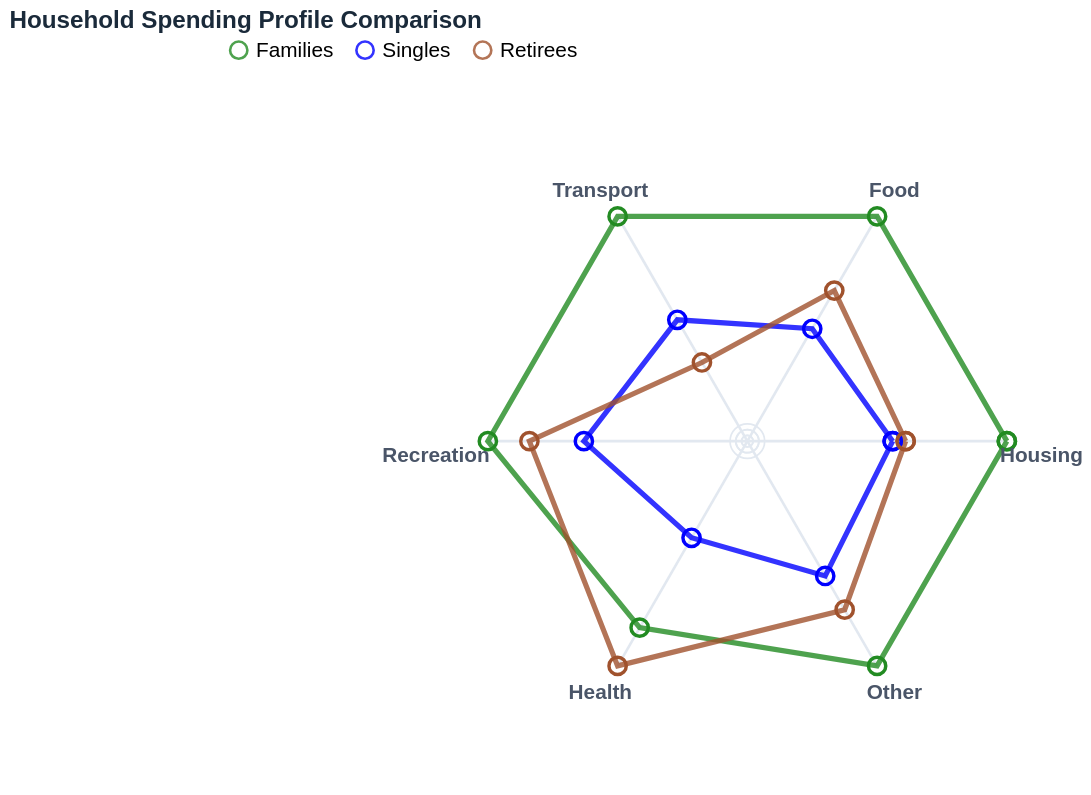

The specification (Vega-Lite) saved for this image:
### Vega-Lite specification from a JSON file in a GitHub repository (floating-point values rounded to 4 significant figures)
{"$schema": "https://vega.github.io/schema/vega-lite/v5.json", "title": {"text": "Household Spending Profile Comparison", "fontSize": 14, "fontWeight": 600, "color": "#1a2a3a"}, "width": "container", "height": 400, "config": {"view": {"stroke": "transparent"}}, "data": {"values": [{"household": "Families", "dimension": "Housing", "value": 850, "max": 850, "normalized": 1.0, "angle": 0, "order": 0}, {"household": "Families", "dimension": "Food", "value": 420, "max": 420, "normalized": 1.0, "angle": 60, "order": 1}, {"household": "Families", "dimension": "Transport", "value": 520, "max": 520, "normalized": 1.0, "angle": 120, "order": 2}, {"household": "Families", "dimension": "Recreation", "value": 380, "max": 380, "normalized": 1.0, "angle": 180, "order": 3}, {"household": "Families", "dimension": "Health", "value": 290, "max": 350, "normalized": 0.83, "angle": 240, "order": 4}, {"household": "Families", "dimension": "Other", "value": 200, "max": 200, "normalized": 1.0, "angle": 300, "order": 5}, {"household": "Families", "dimension": "Housing", "value": 850, "max": 850, "normalized": 1.0, "angle": 0, "order": 6}, {"household": "Singles", "dimension": "Housing", "value": 480, "max": 850, "normalized": 0.56, "angle": 0, "order": 0}, {"household": "Singles", "dimension": "Food", "value": 210, "max": 420, "normalized": 0.5, "angle": 60, "order": 1}, {"household": "Singles", "dimension": "Transport", "value": 280, "max": 520, "normalized": 0.54, "angle": 120, "order": 2}, {"household": "Singles", "dimension": "Recreation", "value": 240, "max": 380, "normalized": 0.63, "angle": 180, "order": 3}, {"household": "Singles", "dimension": "Health", "value": 150, "max": 350, "normalized": 0.43, "angle": 240, "order": 4}, {"household": "Singles", "dimension": "Other", "value": 120, "max": 200, "normalized": 0.6, "angle": 300, "order": 5}, {"household": "Singles", "dimension": "Housing", "value": 480, "max": 850, "normalized": 0.56, "angle": 0, "order": 6}, {"household": "Retirees", "dimension": "Housing", "value": 520, "max": 850, "normalized": 0.61, "angle": 0, "order": 0}, {"household": "Retirees", "dimension": "Food", "value": 280, "max": 420, "normalized": 0.67, "angle": 60, "order": 1}, {"household": "Retirees", "dimension": "Transport", "value": 180, "max": 520, "normalized": 0.35, "angle": 120, "order": 2}, {"household": "Retirees", "dimension": "Recreation", "value": 320, "max": 380, "normalized": 0.84, "angle": 180, "order": 3}, {"household": "Retirees", "dimension": "Health", "value": 350, "max": 350, "normalized": 1.0, "angle": 240, "order": 4}, {"household": "Retirees", "dimension": "Other", "value": 150, "max": 200, "normalized": 0.75, "angle": 300, "order": 5}, {"household": "Retirees", "dimension": "Housing", "value": 520, "max": 850, "normalized": 0.61, "angle": 0, "order": 6}]}, "transform": [{"calculate": "300 + datum.normalized * 150 * cos(datum.angle * PI / 180)", "as": "x"}, {"calculate": "200 - datum.normalized * 150 * sin(datum.angle * PI / 180)", "as": "y"}], "layer": [{"data": {"values": [{"a": 0, "x1": 300, "y1": 200, "x2": 450, "y2": 200}, {"a": 60, "x1": 300, "y1": 200, "x2": 375, "y2": 70}, {"a": 120, "x1": 300, "y1": 200, "x2": 225, "y2": 70}, {"a": 180, "x1": 300, "y1": 200, "x2": 150, "y2": 200}, {"a": 240, "x1": 300, "y1": 200, "x2": 225, "y2": 330}, {"a": 300, "x1": 300, "y1": 200, "x2": 375, "y2": 330}]}, "mark": {"type": "rule", "stroke": "#e2e8f0", "strokeWidth": 1.5}, "encoding": {"x": {"field": "x1", "type": "quantitative", "scale": null, "axis": null}, "y": {"field": "y1", "type": "quantitative", "scale": null, "axis": null}, "x2": {"field": "x2"}, "y2": {"field": "y2"}}}, {"data": {"values": [{"a": 0, "x": 300, "y": 200, "r": 37.5}, {"a": 0, "x": 300, "y": 200, "r": 75}, {"a": 0, "x": 300, "y": 200, "r": 112.5}]}, "mark": {"type": "arc", "fill": null, "stroke": "#e2e8f0", "strokeWidth": 1, "startAngle": 0, "endAngle": 360}, "encoding": {"x": {"field": "x", "type": "quantitative", "scale": null, "axis": null}, "y": {"field": "y", "type": "quantitative", "scale": null, "axis": null}, "radius": {"field": "r"}}}, {"mark": {"type": "line", "strokeWidth": 3, "opacity": 0.8}, "encoding": {"x": {"field": "x", "type": "quantitative", "scale": null, "axis": null}, "y": {"field": "y", "type": "quantitative", "scale": null, "axis": null}, "color": {"field": "household", "type": "nominal", "scale": {"domain": ["Families", "Singles", "Retirees"], "range": ["#228B22", "#0000FF", "#A0522D"]}, "legend": {"orient": "top", "title": null, "labelFontSize": 12}}, "order": {"field": "order"}}}, {"mark": {"type": "point", "size": 100, "opacity": 1}, "encoding": {"x": {"field": "x", "type": "quantitative", "scale": null, "axis": null}, "y": {"field": "y", "type": "quantitative", "scale": null, "axis": null}, "color": {"field": "household", "type": "nominal", "scale": {"domain": ["Families", "Singles", "Retirees"], "range": ["#1f4e79", "#e67e22", "#9b59b6"]}}, "tooltip": [{"field": "household", "type": "nominal", "title": "Household Type"}, {"field": "dimension", "type": "nominal", "title": "Category"}, {"field": "value", "type": "quantitative", "title": "Weekly Spending (AUD)", "format": "$,.0f"}, {"field": "normalized", "type": "quantitative", "title": "Normalized Score", "format": ".2f"}]}}, {"data": {"values": [{"dimension": "Housing", "lx": 470, "ly": 208, "align": "left", "baseline": "top"}, {"dimension": "Food", "lx": 385, "ly": 55, "align": "center", "baseline": "bottom"}, {"dimension": "Transport", "lx": 215, "ly": 55, "align": "center", "baseline": "bottom"}, {"dimension": "Recreation", "lx": 120, "ly": 208, "align": "right", "baseline": "top"}, {"dimension": "Health", "lx": 215, "ly": 345, "align": "center", "baseline": "top"}, {"dimension": "Other", "lx": 385, "ly": 345, "align": "center", "baseline": "top"}]}, "mark": {"type": "text", "fontSize": 12, "fontWeight": 700, "color": "#4a5568"}, "encoding": {"x": {"field": "lx", "type": "quantitative", "scale": null, "axis": null}, "y": {"field": "ly", "type": "quantitative", "scale": null, "axis": null}, "text": {"field": "dimension"}, "align": {"field": "align"}, "baseline": {"field": "baseline"}}}]}
